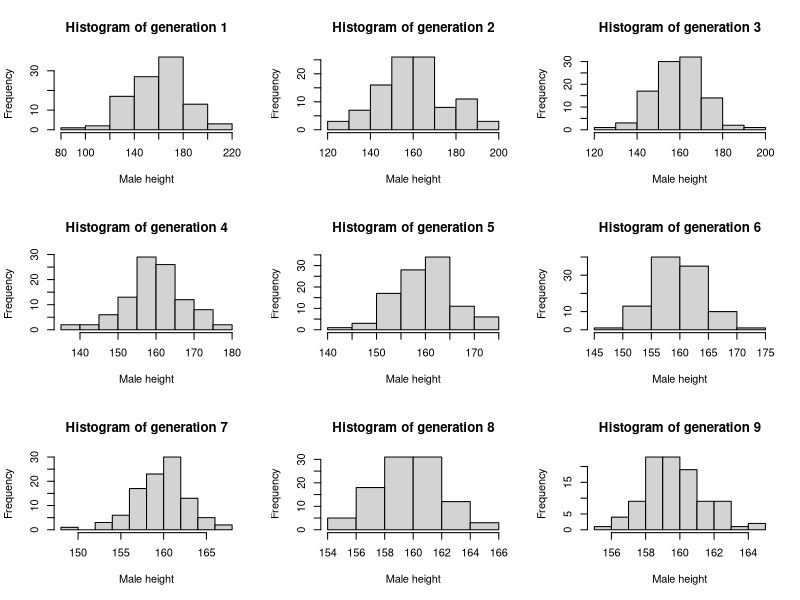
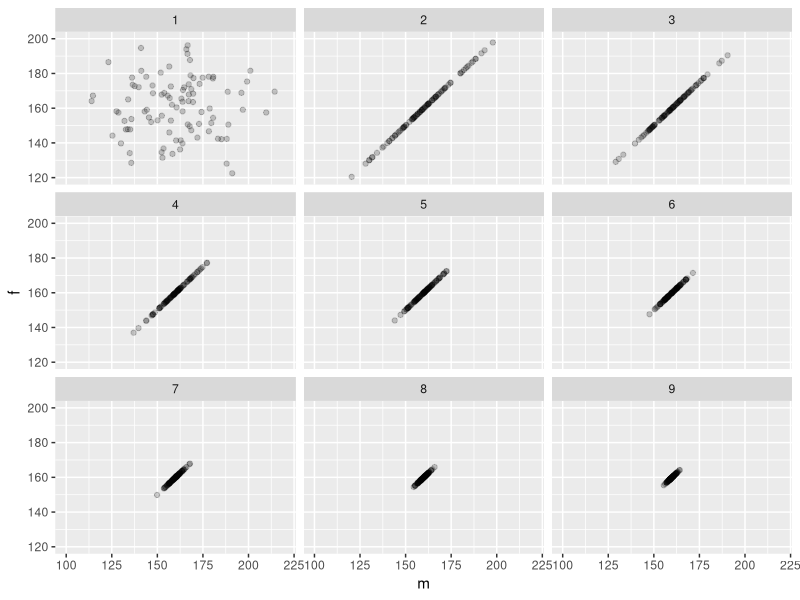

Reproduce these figures in R, in order. (Note: this script raises an error after producing the figures.)
## ---- chunk 1
set.seed(111)
pop <- data.frame(m = rnorm(100, 160, 20), f = rnorm(100, 160, 20))
head(pop)
## ---- chunk 2
next_gen <- function(pop) {
    pop$m <- sample(pop$m)
    pop$m <- rowMeans(pop)
    pop$f <- pop$m
    pop
}
## ---- chunk 3
gen1 <- pop
gen2 <- next_gen(gen1)
gen3 <- next_gen(gen2)
gen4 <- next_gen(gen3)
gen5 <- next_gen(gen4)
gen6 <- next_gen(gen5)
gen7 <- next_gen(gen6)
gen8 <- next_gen(gen7)
gen9 <- next_gen(gen8)

gen1$gen <- '1'
gen2$gen <- '2'
gen3$gen <- '3'
gen4$gen <- '4'
gen5$gen <- '5'
gen6$gen <- '6'
gen7$gen <- '7'
gen8$gen <- '8'
gen9$gen <- '9'

ninegen <- rbind(gen1, gen2, gen3, gen4, gen5, gen6, gen7, gen8, gen9)

par(mfrow = c(3,3))
for(i in 1:9){
  hist(ninegen[ninegen$gen == paste(i),"m"], main = paste("Histogram of generation", i),
       xlab = "Male height")
}

## ---- chunk 4
library(ggplot2)
ggplot(data=ninegen) + geom_point(mapping = aes(x=m, y=f), alpha = 0.2) + 
  facet_wrap(~ gen) + xlim(c(100,220)) + ylim(c(120,200))
## ---- chunk 5
# sample size = 250
set.seed(1234)
means1 <- c()
means0 <- c()
for(i in 1:1000) {
  treatment <- rbinom(250, 1, 0.5)
  outcome <- rnorm(250, 60, 20)
  x <- data.frame(treatment, outcome)
  x$outcome <- ifelse(x$treatment == 1, x$outcome + 5, x$outcome) # add 5 if treatment == 1
  means1 <- c(means1, mean(x[x$treatment ==1,'outcome']))
  means0 <- c(means0, mean(x[x$treatment ==0,'outcome']))
}

quantile(means1, c(0.025, 0.975))
quantile(means0, c(0.025, 0.975))
## ---- chunk 6
set.seed(1234)

# increasing sample size from 250 to 2500
boot.intervals <- data.frame(matrix(NA, 10,4))
colnames(boot.intervals) <- c('LB1', 'UB1', 'LB0','UB0')

means1 <- data.frame(matrix(NA, 10, 1000))
means0 <- data.frame(matrix(NA, 10, 1000))

for(i in 1:10){
  for(j in 1:1000) {
  treatment <- rbinom(250 * i, 1, 0.5)
  outcome <- rnorm(250 * i, 60, 20)
  x <- data.frame(treatment, outcome)
  x$outcome <- ifelse(x$treatment == 1, x$outcome + 5, x$outcome) # add 5 if treatment == 1
  means1[i,j] <- mean(x[x$treatment == 1,'outcome'])
  means0[i,j] <- mean(x[x$treatment == 0,'outcome'])
  }
  boot.intervals[i,1:2] <- quantile(means1[i,], c(0.025, 0.975))
  boot.intervals[i,3:4] <- quantile(means0[i,], c(0.025, 0.975))
}

boot.intervals
## ---- chunk 7
makeTransparent = function(..., alpha=0.5) {
  if(alpha<0 | alpha>1) stop("alpha must be between 0 and 1")
  alpha = floor(255*alpha)  
  newColor = col2rgb(col=unlist(list(...)), alpha=FALSE)
  .makeTransparent = function(col, alpha) {
    rgb(red=col[1], green=col[2], blue=col[3], alpha=alpha, maxColorValue=255)
  }
  newColor = apply(newColor, 2, .makeTransparent, alpha=alpha)
  return(newColor)
}

par(new=FALSE)
plot(NULL,
  xlim=c(-1, 1),
  ylim=c(-1, 1),
  xlab="",
  ylab=""
)

polygon(x=c(seq(-0.75, 0.25, length.out=100), seq(0.25, -0.75, length.out=100)),
        y=c(rep(-0.25, 100), rep(0.75, 100)), border=NA, col=makeTransparent('blue',alpha=0.5))
polygon(x=c(seq(-0.25, 0.75, length.out=100), seq(0.75, -0.25, length.out=100)),
        y=c(rep(-0.75, 100), rep(0.25, 100)), border=NA, col=makeTransparent('red',alpha=0.5))
## ---- chunk 8
plot(NULL,
  xlim=c(1,10),
  ylim=c(50,75),
  xlab="nth bootstrap interval",
  ylab="outcome"
)
lines(x=seq(1:10), y = rowMeans(means1), col = "red")
polygon(x=c(seq(1,10), seq(10,1)), y = c(boot.intervals$LB1, boot.intervals$UB1),
        border=NA, col=makeTransparent('red',alpha=0.5))
lines(x=seq(1:10), y = rowMeans(means0), col = "blue")
polygon(x=c(seq(1,10), seq(10,1)), y = c(boot.intervals$LB0, boot.intervals$UB0),
        border=NA, col=makeTransparent('blue',alpha=0.5))
lab <- c('Treatment 1', 'Treatment 0')
legend("bottomright", lab, pch=c(15,15), col=c('red','blue'))
